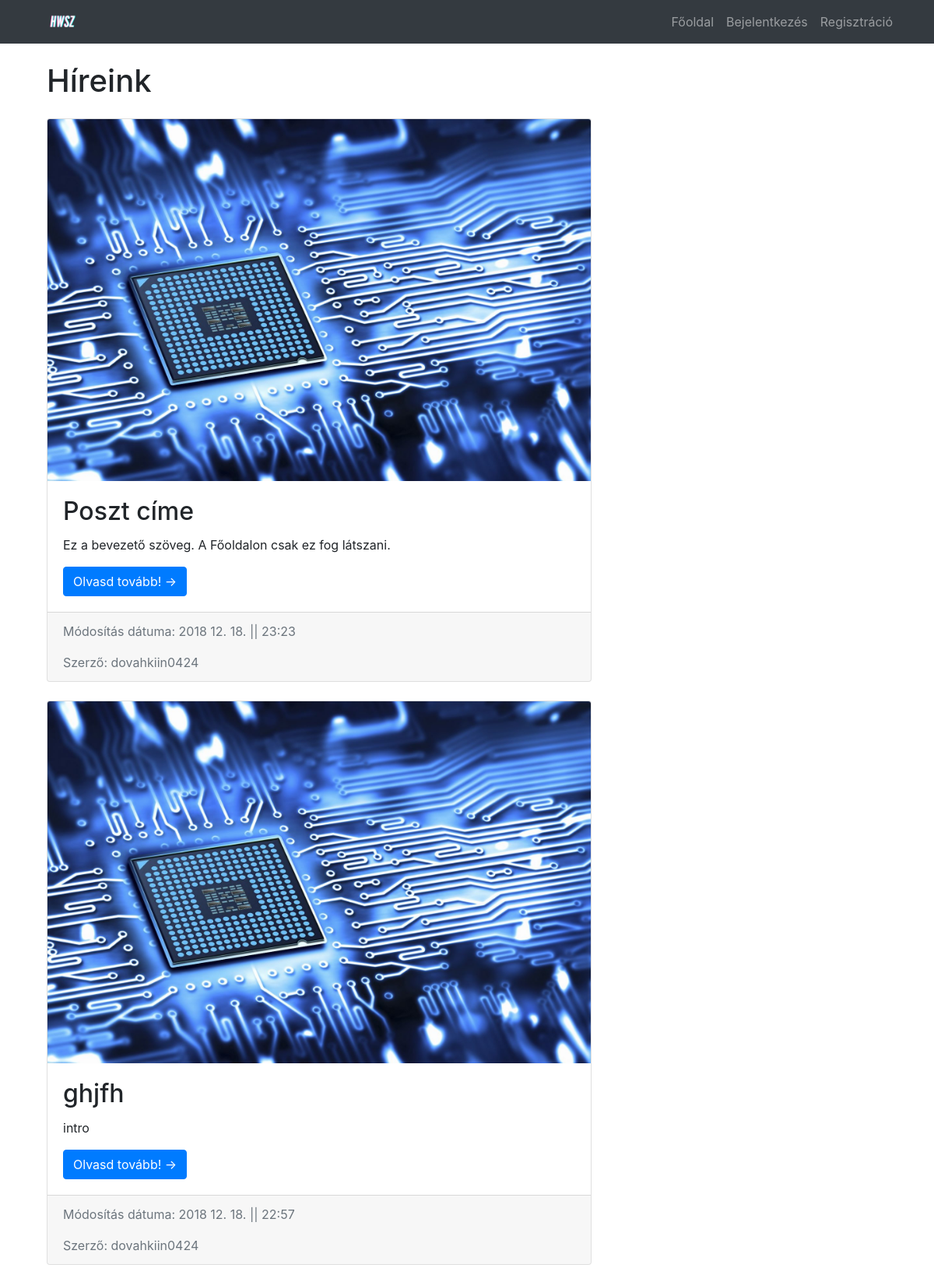
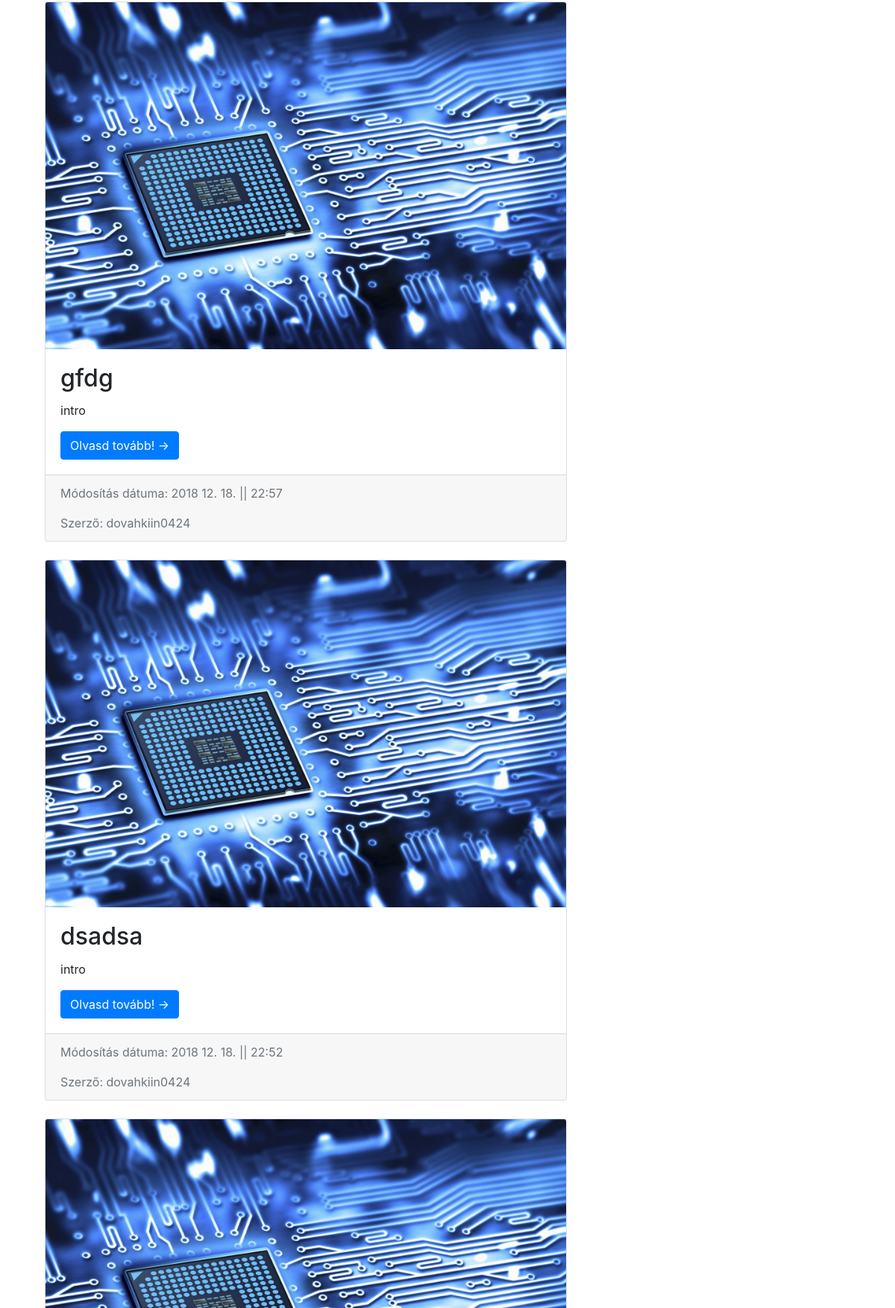
The page / (upper part) on the database its author committed (2 pictures, top to bottom).
### blog/models.py (models this page shows, shortened)
class Post(models.Model):
    cim = models.CharField(max_length=100)
    tartalom = models.TextField()
    kelt = models.DateTimeField(default=timezone.now)
    szerzo = models.ForeignKey(User, on_delete=models.CASCADE)
    intro = models.CharField(max_length=100, default='intro')
    kep = models.ImageField(default='pdefault.png', upload_to='post_pics')

### blog/views.py (the view)
# urls.py: path('', PostListView.as_view(), name="blog-home"),
class PostListView(ListView):
    model = Post
    paginate_by = 6
    template_name = 'blog/home.html' # <app>/<model>_<viewtype>.html
    context_object_name = 'posts'
    ordering = ['-kelt']

### blog/templates/blog/home.html (shortened to what this page needs)
{% extends "blog/base.html" %}
{% block content %}
    <div class="container">
        <div class="row">
            <div class="col-md-8">
                <h1 class="my-4">Híreink</h1>
                {% for post in posts %}
                <div class="card mb-4" style="width: 700px">
                    <img class="card-img-top" src="{{ post.kep.url }}">
                    <div class="card-body">
                        <h2 class="card-title">{{ post.cim }}</h2>
                        <p class="card-text">{{ post.intro }}</p>
                        <a href="{% url "post-detail" post.id %}" class="btn btn-primary">Olvasd tovább! &rarr;</a>
                    </div>
                    <div class="card-footer text-muted">
                        <p class="card-text">Módosítás dátuma: {{ post.kelt|date:"Y m. d. || H:i" }}</p>
                        <p class="card-text">Szerző: {{ post.szerzo }}</p>
                    </div>
                </div>
                {% endfor %}
            </div>
        </div>
    </div>
    </div>
{% endblock content %}

### blog/templates/blog/base.html (shortened to what this page needs)
{% load static %}
<!DOCTYPE html>
<html lang="en">
    <head>
        <link rel="stylesheet" href="https://stackpath.bootstrapcdn.com/bootstrap/4.1.3/css/bootstrap.min.css"
>
        <link href="{% static "blog/main.css" %}" rel="stylesheet">
    </head>
    <body>
        <nav class="navbar navbar-expand-lg navbar-dark bg-dark fixed-top">
            <div class="container">
                <img src="{% static "blog/logo.png" %}" style="width: 70px">
                <div class="collapse navbar-collapse" id="navbarResponsive">
                    <ul class="navbar-nav ml-auto">
                        <li class="nav-item">
                            <a class="nav-link" href="{% url 'blog-home' %}">Főoldal
                            </a>
                        </li>
                        {% if user.is_authenticated %}
                        <li class="nav-item">
                            <a class="nav-link" href="{% url 'profile' %}">Profil</a>
                        </li>
                        <li class="nav-item">
                            <a class="nav-link" href="{% url 'logout' %}">Kijelentkezés</a>
                        </li>
                        {% else %}
                        <li class="nav-item">
                            <a class="nav-link" href="{% url 'login' %}">Bejelentkezés</a>
                        </li>
                        <li class="nav-item">
                            <a class="nav-link" href="{% url 'register' %}">Regisztráció</a>
                        {% endif %}
                    </ul>
                </div>
            </div>
        </nav>
        <div class="container">
            {% block content %}{% endblock content %}
    </body>
</html>

### blog/static/blog/main.css (style rules this page uses)
body { padding-top: 54px; }
@media (min-width: 992px) { body { padding-top: 56px; } }

### rows shown on the page
Post: kep (placeholder picture), cim "Poszt címe", intro "Ez a bevezető szöveg. A Főoldalon csak ez fog látszani.", kelt|H "2018 12. 18. || 23:23", szerzo "dovahkiin0424"
Post: kep (placeholder picture), cim "ghjfh", intro "intro", kelt|H "2018 12. 18. || 22:57", szerzo "dovahkiin0424"
Post: kep (placeholder picture), cim "gfdg", intro "intro", kelt|H "2018 12. 18. || 22:57", szerzo "dovahkiin0424"
Post: kep (placeholder picture), cim "dsadsa", intro "intro", kelt|H "2018 12. 18. || 22:52", szerzo "dovahkiin0424"
Post: kep (placeholder picture)
